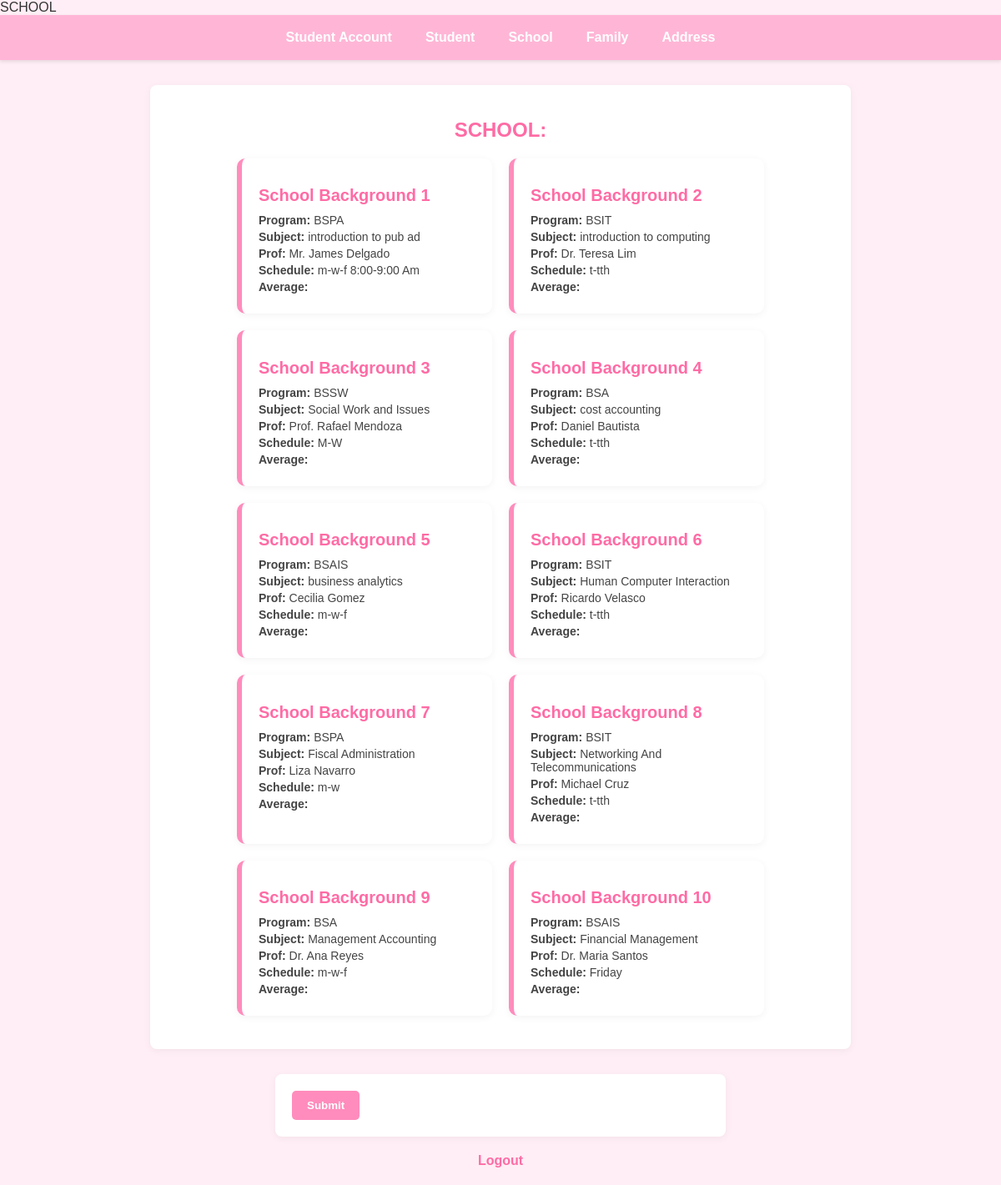
Screenshot of /school/ with the database file from the repository.
### online_enrollment/models.py (models this page shows, shortened)
class School(models.Model):
    program = models.CharField(max_length=100)
    subject = models.CharField(max_length=100)
    prof = models.CharField(max_length=100)
    schedule = models.CharField(max_length=100)
    ave_grade = models.IntegerField()

### online_enrollment/views.py (the view)
# urls.py: path('school/', views.school_view, name="school"),
def school_view(request):
    form = School.objects.all()
    return render(request, 'school.html', {'form': form} )

### online_enrollment/templates/school.html (shortened to what this page needs)
{% extends 'dashboard.html' %}
{% block content %}
<h2>SCHOOL:</h2>
<div class="container">
    {% for x in form %}
    <div class="school">
        <h1>School Background {{ forloop.counter }}</h1>
        <p><strong>Program:</strong> {{ x.program }}</p>
        <p><strong>Subject:</strong> {{ x.subject }}</p>
        <p><strong>Prof:</strong> {{ x.prof }}</p>
        <p><strong>Schedule:</strong> {{ x.schedule }}</p>
        <p><strong>Average:</strong> {{ x.average }}</p>
    </div>
    {% endfor %}
</div>
{% endblock %}

### online_enrollment/templates/dashboard.html (style rules this page uses)
body { margin: 0; padding: 0; font-family: Arial, Helvetica, sans-serif; background: #ffeef5; color: #333; }

### online_enrollment/templates/school.html (style rules this page uses)
.container { max-width: 900px; margin: 20px auto; display: flex; flex-wrap: wrap; gap: 20px; justify-content: center; }
.school { background: white; width: 260px; padding: 20px; border-radius: 10px; box-shadow: 0 2px 10px rgba(0,0,0,0.05); border-left: 6px solid #ff8cbc; transition: 0.3s; }
h2 { text-align: center; color: #ff6ba5; margin-top: 20px; }
.school h1 { font-size: 20px; color: #ff6ba5; margin-bottom: 10px; }
.school p { margin: 4px 0; font-size: 14px; color: #444; }

### rows the page displays
School: program "BSPA", subject "introduction to pub ad", prof "Mr. James Delgado", schedule "m-w-f 8:00-9:00 Am"
School: program "BSIT", subject "introduction to computing", prof "Dr. Teresa Lim", schedule "t-tth"
School: program "BSSW", subject "Social Work and Issues", prof "Prof. Rafael Mendoza", schedule "M-W"
School: program "BSA", subject "cost accounting", prof "Daniel Bautista", schedule "t-tth"
School: program "BSAIS", subject "business analytics", prof "Cecilia Gomez", schedule "m-w-f"
School: program "BSIT", subject "Human Computer Interaction", prof "Ricardo Velasco", schedule "t-tth"
School: program "BSPA", subject "Fiscal Administration", prof "Liza Navarro", schedule "m-w"
School: program "BSIT", subject "Networking And Telecommunications", prof "Michael Cruz", schedule "t-tth"
School: program "BSA", subject "Management Accounting", prof "Dr. Ana Reyes", schedule "m-w-f"
School: program "BSAIS", subject "Financial Management", prof "Dr. Maria Santos", schedule "Friday"
